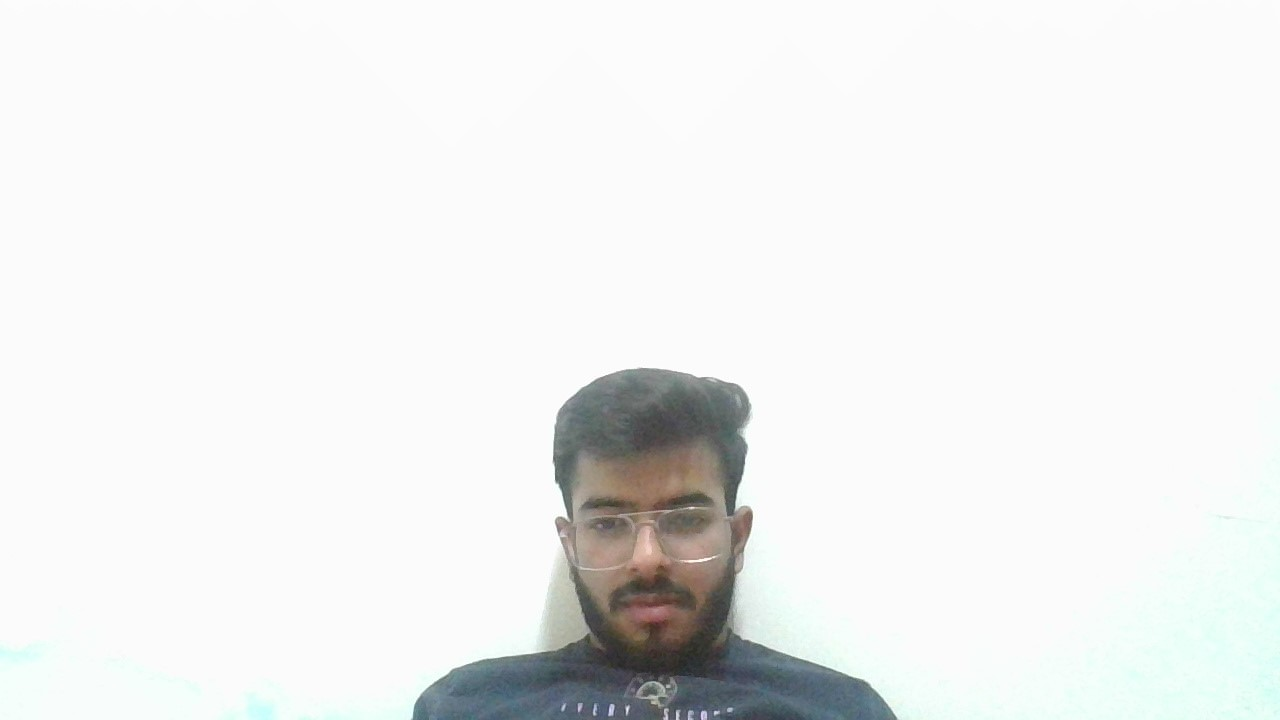
#> input picture examples/akash.jpg, 1280 x 720 px, found by its file name
$ python main.py
#> lines starting #> are read from the running program, lines starting #| are printed output that depends on the picture
import cv2
import numpy as np
from matplotlib import pyplot as plt
from scipy import interpolate
import math
import random

import sys
sys.setrecursionlimit(50000)


def preprocess(path):
    img = cv2.imread(path, cv2.IMREAD_GRAYSCALE)
    blur_img = cv2.blur(img, (10, 10))
    # cv2.imshow("", blur_img)
    # cv2.waitKey(0)
    return blur_img


def make_grid(img, cell_size = 7):
    h, w = img.shape
    dark_grid = np.zeros((h // cell_size, w // cell_size), dtype=np.float32)

    for i in range(0, h, cell_size):
        for j in range (0, w, cell_size):
            cell = img[i:i+cell_size, j:j+cell_size]

            if cell.shape[0] < cell_size or cell.shape[1] < cell_size:
                continue

            luminosity = np.mean(cell)
            darkness = 255-luminosity
            dark_grid[i // cell_size, j // cell_size] = darkness

    min_val = np.min(dark_grid)
    maxwell = np.max(dark_grid) # Glenn
    levels = 4

    def min_max_norm(x):
        return math.floor((x - min_val)*(levels-1) / (maxwell - min_val))

    def prob_val(x):
        norm_val = min_max_norm(x)
        if norm_val == 0:
            return 0
        elif norm_val == 1:
            return 1 if random.random() < 0.5 else 0
        elif norm_val == 2:
            return 3
        elif norm_val == 3:
            return 6
        else:
            return norm_val

    vectorized_min_max = np.vectorize(prob_val)

    norm_dark_grid = vectorized_min_max(dark_grid)
    # plt.imshow(levels-norm_dark_grid, cmap='gray')
    # plt.show()
    # print(norm_dark_grid)
    return norm_dark_grid


def dfs(grid, x, y, visited, path):
    if (x<0 or x >= grid.shape[0] or y<0 or y >= grid.shape[1] or visited[x, y] >= grid[x, y]):
        return

    visited[x, y] += 1
    path.append((x, y))

    moves = [(-1, 0), (0, -1), (1, 0), (0, 1), (-1, -1), (-1, 1), (1, -1), (-1, -1)]
    random.shuffle(moves)

    for move in moves:
        new_x, new_y = x + move[0], y + move[1]
        dfs(grid, new_x, new_y, visited, path)


def get_path(grid):
    n, m = grid.shape
    visited = np.zeros(grid.shape, dtype=int)
    path = []

    for i in range(n):
        for j in range(m):
            while visited[i, j] < grid[i, j]:
                dfs(grid, i, j, visited, path)

    return path


def perturb_path(path, perturbation=0.25):
    result_path = []

    for x,y in path:
        x_perturb = np.random.uniform(-perturbation, perturbation)
        y_perturb = np.random.uniform(-perturbation, perturbation)

        new_x = x + x_perturb
        new_y = y + y_perturb

        result_path.append((new_x, new_y))

    return result_path


def draw_spline(path):
    y = [i[0] for i in path]
    x = [i[1] for i in path]

    x = np.array(x)
    y = np.array(y)

    # plt.plot(x, y)

    data = np.array([x, y])

    tck, u = interpolate.splprep(data, s=0)

    unew = np.arange(0, 1, 0.00001)
    out = interpolate.splev(unew, tck)

    plt.plot(out[0], out[1], color='black', label='Spline', linewidth=0.5)
    # plt.legend()
    plt.axis('equal')
    plt.savefig('plot.png', dpi=700)
    plt.show()


def main(path) :
    processedimg = preprocess(path)
#> in preprocess, `blur_img = cv2.blur(img, (10, 10))`:
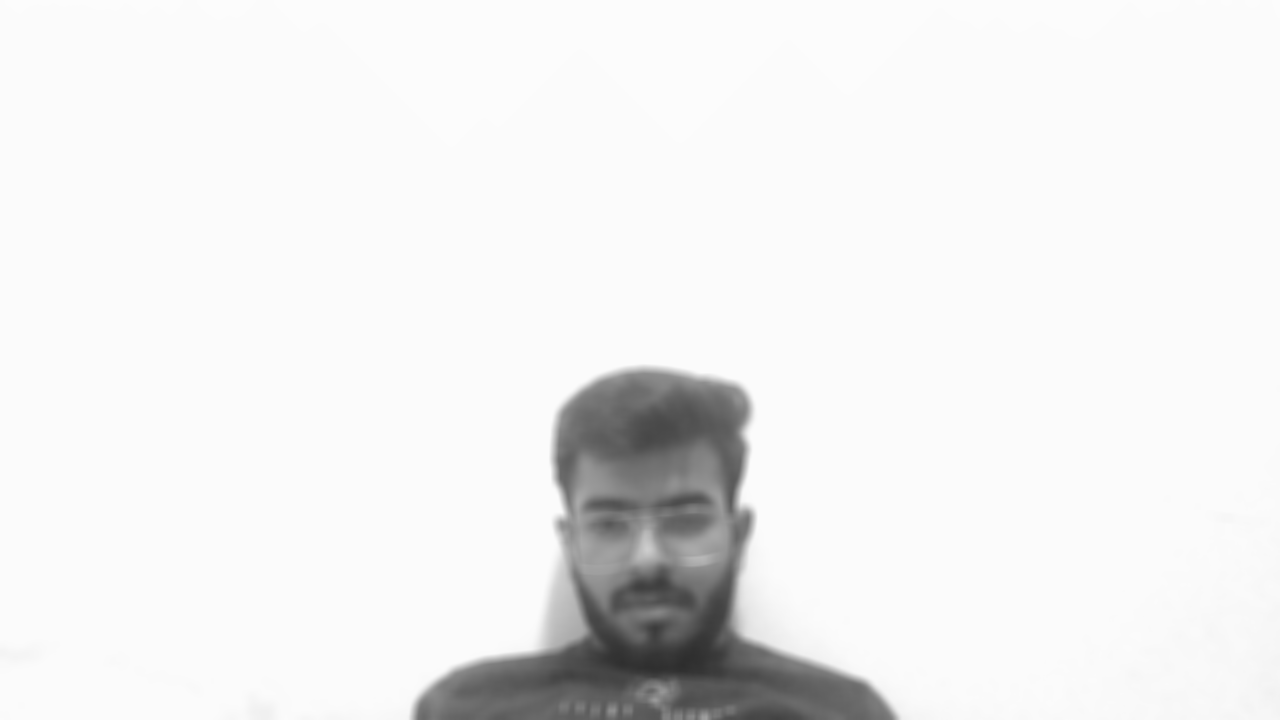
#> blur_img: shape (720, 1280); min 45, max 252, mean 238.6
    norm_dark_grid = make_grid(processedimg)
#> after the loop in make_grid, `for i in range(0, h, cell_size):`:
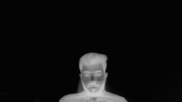
#> dark_grid: shape (102, 182) float32; min 3, max 208.5, mean 16
#> in make_grid, `min_val = np.min(dark_grid)`: min_val = 3
#> in make_grid, `maxwell = np.max(dark_grid)`: maxwell = 208.5
#> in prob_val, `norm_val = min_max_norm(x)`: norm_val = 0
#> in make_grid, `norm_dark_grid = vectorized_min_max(dark_grid)`:
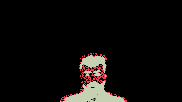
#> norm_dark_grid: shape (102, 182) int64; 4 distinct labels, from 0 to 6; one colour per label, 0 black
    path = get_path(norm_dark_grid)
#> path = 3120 pairs, first value 53 to 101, second value 60 to 126

    perturbed_path = perturb_path(path)
#> the loop in perturb_path, `for x,y in path:` made 3120 passes
#> (x, y, x_perturb, y_perturb, new_x, new_y) on passes 1 to 3: (53, 90, 0.0244, 0.108, 53.02, 90.11), (53, 91, 0.0514, 0.0224, 53.05, 91.02), (54, 91, -0.0382, 0.0729, 53.96, 91.07)
#> after the loop in perturb_path, `for x,y in path:`: result_path = 3120 pairs, first value 53.02 to 101.2, second value 60 to 126
#> perturbed_path has the same summary as result_path in perturb_path

    draw_spline(perturbed_path)
#> in draw_spline, `y = [i[0] for i in path]`: y = 3120 values, max 101.2 at index 3033, min 53.02 at index 0, mean 83.94
#> in draw_spline, `x = [i[1] for i in path]`: x = 3120 values, max 126 at index 3000, min 60 at index 1258, mean 93.26
#> in draw_spline, `tck, u = interpolate.splprep(data, s=0)`: tck = 3 items; u = 3120 values from 0 to 1
#> in draw_spline, `out = interpolate.splev(unew, tck)`: out = 2 items
#> in draw_spline, `plt.savefig('plot.png', dpi=700)`:
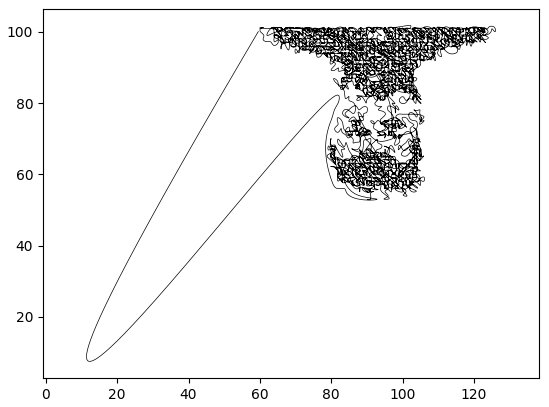
#> figure drawn by matplotlib, 1 panel


main('akash.jpg')
